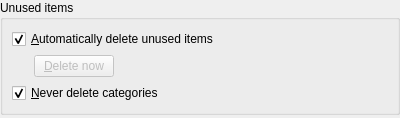
<ui version="4.0" >
 <class>MvdSDSettingsPage</class>
 <widget class="QWidget" name="MvdSDSettingsPage" >
  <property name="geometry" >
   <rect>
    <x>0</x>
    <y>0</y>
    <width>400</width>
    <height>118</height>
   </rect>
  </property>
  <property name="windowTitle" >
   <string>Form</string>
  </property>
  <layout class="QGridLayout" >
   <property name="margin" >
    <number>0</number>
   </property>
   <property name="spacing" >
    <number>6</number>
   </property>
   <item row="0" column="0" >
    <widget class="QGroupBox" name="mGB_Unused" >
     <property name="title" >
      <string>Unused items</string>
     </property>
     <layout class="QGridLayout" >
      <property name="margin" >
       <number>9</number>
      </property>
      <property name="spacing" >
       <number>6</number>
      </property>
      <item row="1" column="1" >
       <widget class="QPushButton" name="mPB_Purge" >
        <property name="enabled" >
         <bool>false</bool>
        </property>
        <property name="text" >
         <string>&amp;Delete now</string>
        </property>
       </widget>
      </item>
      <item row="0" column="0" colspan="3" >
       <widget class="QCheckBox" name="mCB_AutoPurge" >
        <property name="text" >
         <string>&amp;Automatically delete unused items</string>
        </property>
        <property name="checked" >
         <bool>true</bool>
        </property>
       </widget>
      </item>
      <item row="2" column="0" colspan="3" >
       <widget class="QCheckBox" name="mCB_FixCat" >
        <property name="text" >
         <string>&amp;Never delete categories</string>
        </property>
        <property name="checked" >
         <bool>true</bool>
        </property>
       </widget>
      </item>
      <item row="1" column="2" >
       <spacer>
        <property name="orientation" >
         <enum>Qt::Horizontal</enum>
        </property>
        <property name="sizeHint" >
         <size>
          <width>221</width>
          <height>16</height>
         </size>
        </property>
       </spacer>
      </item>
      <item row="1" column="0" >
       <spacer>
        <property name="orientation" >
         <enum>Qt::Horizontal</enum>
        </property>
        <property name="sizeType" >
         <enum>QSizePolicy::Fixed</enum>
        </property>
        <property name="sizeHint" >
         <size>
          <width>16</width>
          <height>16</height>
         </size>
        </property>
       </spacer>
      </item>
     </layout>
    </widget>
   </item>
   <item row="1" column="0" >
    <spacer>
     <property name="orientation" >
      <enum>Qt::Vertical</enum>
     </property>
     <property name="sizeHint" >
      <size>
       <width>20</width>
       <height>40</height>
      </size>
     </property>
    </spacer>
   </item>
  </layout>
 </widget>
 <tabstops>
  <tabstop>mCB_AutoPurge</tabstop>
  <tabstop>mCB_FixCat</tabstop>
 </tabstops>
 <resources/>
 <connections/>
</ui>
